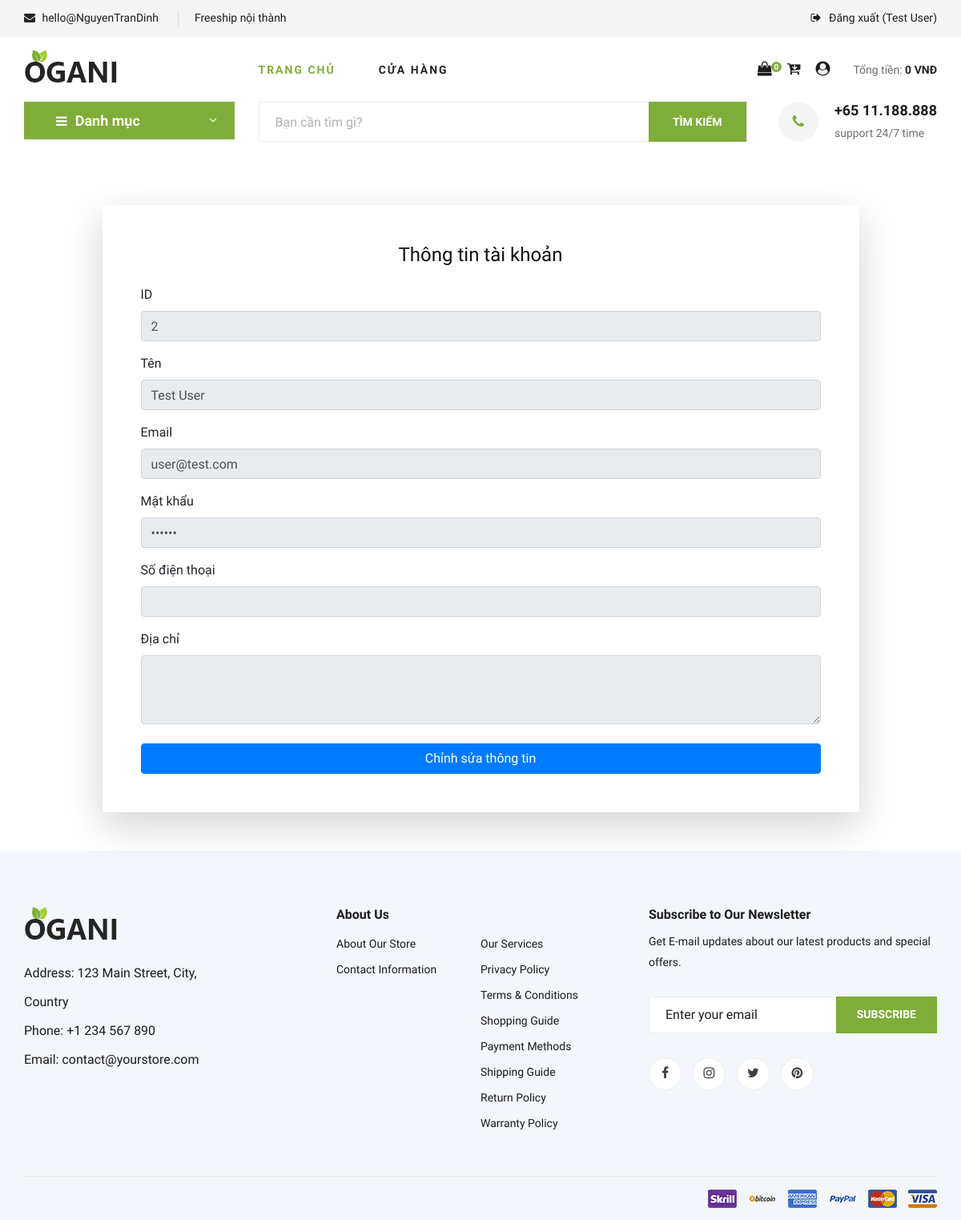
/profile.html (signed in), run on the app's committed database.
### tables this page shows
CREATE TABLE users (
    id BIGINT AUTO_INCREMENT PRIMARY KEY,
    name VARCHAR(150),
    email VARCHAR(150) UNIQUE NOT NULL,
    phone VARCHAR(20),
    address VARCHAR(255),
    password VARCHAR(255),
    role ENUM('admin','staff','user') DEFAULT 'user',
    status ENUM('active','inactive','banned') DEFAULT 'active',
    created_at TIMESTAMP DEFAULT CURRENT_TIMESTAMP
);

### Config/Database.php (called while the page is built)
<?php
class Database {
    private static $pdo = null;
    public static function connect($username = "root", $password = "root123", $host = "db", $dbname = "pokemon_store") {
        if (self::$pdo === null) {
            try {
                $dsn = "mysql:host=$host;dbname=$dbname;charset=utf8";
                self::$pdo = new PDO($dsn, $username, $password);
                self::$pdo->setAttribute(PDO::ATTR_ERRMODE, PDO::ERRMODE_EXCEPTION);
            } catch (PDOException $e) {
                die("Lỗi kết nối database: " . $e->getMessage());
            }
        }
        return self::$pdo;
    }
}

### Public/Models/User_Model.php (called while the page is built, shortened)
<?php
require_once("../Config/Database.php");
class UserModel {
    private $conn;
    public function __construct() {
        $this->conn = Database::connect();
    }
    public function getUserById($id) {
        $sql = "SELECT * FROM users WHERE id = :id AND status = 'active' LIMIT 1";
        $stmt = $this->conn->prepare($sql);
        $stmt->bindParam(':id', $id, PDO::PARAM_INT);
        $stmt->execute();
        return $stmt->fetch(PDO::FETCH_ASSOC);
    }
}

### Public/Views/Profile.php (the view, shortened to what this page needs)
<?php
$isHomePage = false;
require_once(__DIR__ . '/../../Config/Database.php');
$userId = $_SESSION['user_id'] ?? null;
?>
<!DOCTYPE html>
<html lang="zxx">
<head>
    <link rel="stylesheet" href="./assets/css/bootstrap.min.css" type="text/css">
    <link rel="stylesheet" href="./assets/css/font-awesome.min.css" type="text/css">
    <link rel="stylesheet" href="./assets/css/elegant-icons.css" type="text/css">
    <link rel="stylesheet" href="./assets/css/nice-select.css" type="text/css">
    <link rel="stylesheet" href="./assets/css/jquery-ui.min.css" type="text/css">
    <link rel="stylesheet" href="./assets/css/owl.carousel.min.css" type="text/css">
    <link rel="stylesheet" href="./assets/css/slicknav.min.css" type="text/css">
    <link rel="stylesheet" href="./assets/css/style.css" type="text/css">
</head>
<body>
<header class="header">
    <div class="header__top">
        <div class="container">
            <div class="row">
                <div class="col-lg-6"><div class="header__top__left"><ul><li><i class="fa fa-envelope"></i> hello@NguyenTranDinh</li><li>Freeship nội thành</li></ul></div></div>
                <div class="col-lg-6"><div class="header__top__right">
                    <div class="header__top__right__auth">
                        <?php if ($userId): ?>
                            <a href="./index.php?controller=user&action=logout"><i class="fa fa-sign-out"></i> Đăng xuất (<?= $_SESSION['user_name'] ?>)</a>
                        <?php else: ?>
                            <a href="/login.html"><i class="fa fa-user"></i> Đăng nhập</a>
                        <?php endif; ?>
                    </div>
                </div></div>
            </div>
        </div>
    </div>
    <div class="container">
        <div class="row align-items-center">
            <div class="col-lg-3"><div class="header__logo"><a href="home.html"><img src="./assets/img/logo.png" alt=""></a></div></div>
            <div class="col-lg-6">
                <nav class="header__menu">
                    <?php $currentPath = $_SERVER['REQUEST_URI'] ?? ''; ?>
                    <ul>
                        <li class="<?= strpos($currentPath, 'products') === false ? 'active' : '' ?>"><a href="home.html">Trang chủ</a></li>
                        <li class="<?= strpos($currentPath, 'products') !== false ? 'active' : '' ?>"><a href="products.html">Cửa hàng</a></li>
                    </ul>
                </nav>
            </div>
            <div class="col-lg-3">
                <div class="header__cart">
                    <ul>
                        <li><a href="./cart.html"><i class="fa fa-shopping-bag"></i> <span><?= htmlspecialchars($_SESSION['totalQuantityAmount']) ?></span></a></li>
                        <li><a href="./orders.html"><i class="fa fa-cart-arrow-down"></i></a></li>
                        <?php if ($userId): ?><li><a href="./profile.html"><i class="fa fa-user-circle"></i></a></li><?php endif; ?>
                    </ul>
                    <div class="header__cart__price">Tổng tiền: <span><?= number_format($_SESSION['totalAmount'], 0, ',', '.') ?> VNĐ</span></div>
                </div>
            </div>
        </div>
    </div>
</header>
<section class="hero<?= $isHomePage ? '' : ' hero-normal' ?>">
    <div class="container">
        <div class="row">
            <div class="col-lg-3">
                <div class="hero__categories">
                    <div class="hero__categories__all"><i class="fa fa-bars"></i><span>Danh mục</span></div>
                </div>
            </div>
            <div class="col-lg-9">
                <div class="hero__search">
                    <div class="hero__search__form">
                        <form method="get" onsubmit="return submitHeaderSearch(this);">
                            <input type="text" name="tukhoa" placeholder="Bạn cần tìm gì?">
                            <button type="submit" class="site-btn">TÌM KIẾM</button>
                        </form>
                    </div>
                    <div class="hero__search__phone">
                        <div class="hero__search__phone__icon"><i class="fa fa-phone"></i></div>
                        <div class="hero__search__phone__text">
                            <h5>+65 11.188.888</h5><span>support 24/7 time</span>
                        </div>
                    </div>
                </div>
            </div>
        </div>
    </div>
</section>
<div class="container">
    <div class="row justify-content-center">
        <div class="col-xl-10 col-lg-12 col-md-9">
            <div class="card o-hidden border-0 shadow-lg my-5">
                <div class="card-body p-5">
                    <div class="text-center mb-4">
                        <h1 class="h4 text-gray-900">Thông tin tài khoản</h1>
                    </div>
                    <form class="user">
                        <div class="form-group">
                            <label for="id">ID</label>
                            <input type="text" id="id" class="form-control form-control-user" value="<?= htmlspecialchars($user['id']) ?>" readonly>
                        </div>
                        <div class="form-group">
                            <label for="name">Tên</label>
                            <input type="text" id="name" class="form-control form-control-user" value="<?= htmlspecialchars($user['name']) ?>" readonly>
                        </div>
                        <div class="form-group">
                            <label for="email">Email</label>
                            <input type="email" id="email" class="form-control form-control-user" value="<?= htmlspecialchars($user['email']) ?>" readonly>
                        </div>
                        <div class="form-group">
                            <label for="password">Mật khẩu</label>
                            <input type="password" id="password" class="form-control form-control-user" value="******" readonly>
                        </div>
                        <div class="form-group">
                            <label for="phone">Số điện thoại</label>
                            <input type="text" id="phone" class="form-control form-control-user" value="<?= htmlspecialchars($user['phone']) ?>" readonly>
                        </div>
                        <div class="form-group">
                            <label for="address">Địa chỉ</label>
                            <textarea id="address" class="form-control form-control-user" rows="3" readonly><?= htmlspecialchars($user['address']) ?></textarea>
                        </div>
                    </form>
                    <div class="text-center mt-4">
                        <a href="./profile/edit.html" class="btn btn-primary btn-user btn-block">Chỉnh sửa thông tin</a>
                    </div>
                </div>
            </div>
        </div>
    </div>
</div>
</body>
</html>

### data on the page
users: id "2", name "Test User", email "user@test.com"

### other printed values
$_SESSION['user_name'] "Test User"
$_SESSION['totalQuantityAmount'] "0"
$_SESSION['totalAmount'] "0"
